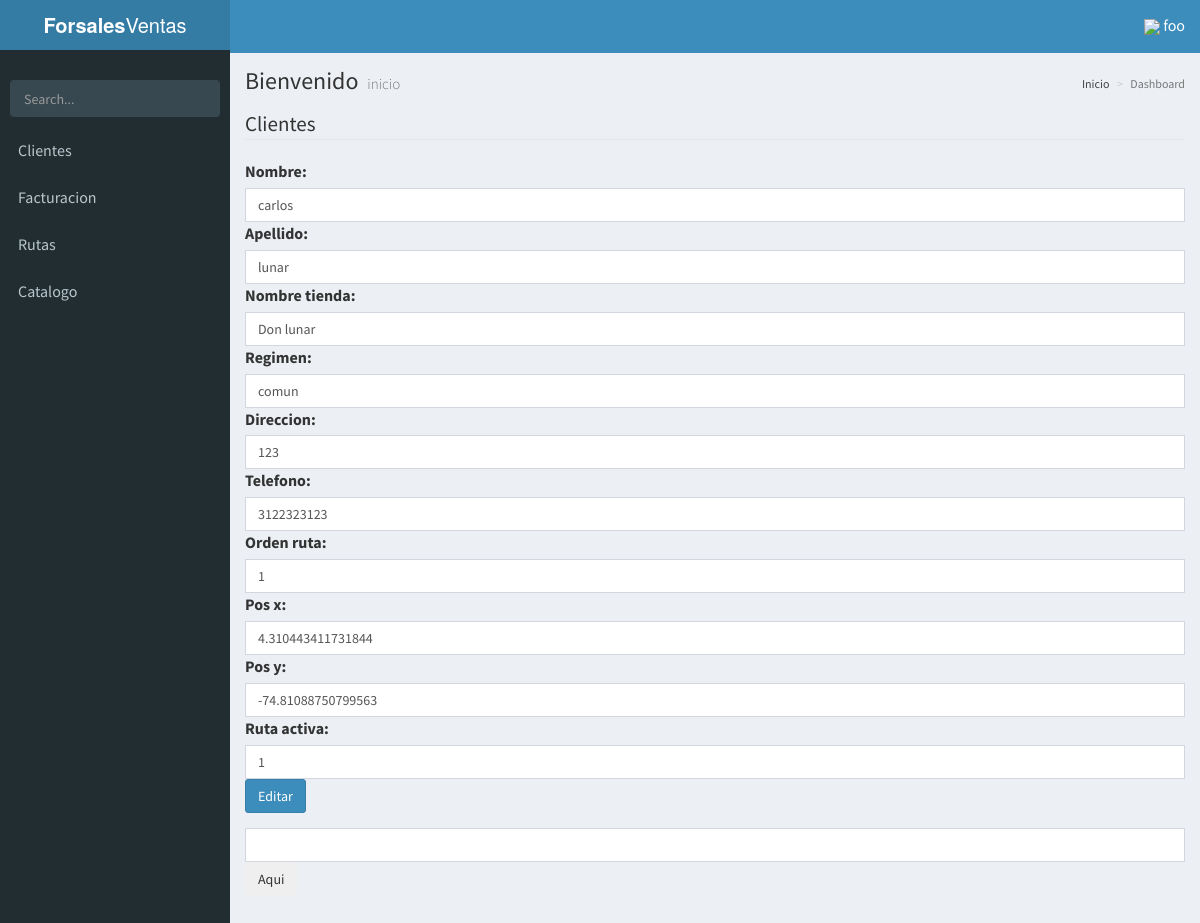
The page /clientes/actualizar/11 (signed in) on the database its author committed.
### base/models.py (models this page shows, shortened)
class cliente(models.Model):
	class Meta:
		ordering = ['orden_ruta']
	"""docstring for cliente"""
	nombre = models.CharField(max_length=10)
	apellido = models.CharField(max_length=10)
	nombre_tienda = models.CharField(max_length=10)
	regimen = models.CharField(max_length=10)
	direccion = models.CharField(max_length=10)
	telefono = models.CharField(max_length=10)
	orden_ruta = models.IntegerField()
	pos_x = models.CharField(max_length=50)
	pos_y = models.CharField(max_length=50)
	ruta_activa = models.CharField(max_length=1,default=1)

### base/views.py (the view)
# urls.py: url(r'^clientes/actualizar/(?P<pk>\d+)$', ActualizarCliente.as_view(), name="actualizar_cliente"),
class ActualizarCliente(LoginRequiredMixin,UpdateView):
	model = cliente
	fields = '__all__'
	template_name = 'clientes/actualizar.html'
	success_url = reverse_lazy('listar_clientes')

### base/templates/clientes/actualizar.html (shortened to what this page needs)
{% extends 'AdminLTE/index.html' %}
{% load bootstrap %}
{% load static %}
{% block content %}
<form method="post" role="form">
    <legend>Clientes</legend>
    {{ form|bootstrap }}
    <div class="form-group">
      <button type="submit" class="btn btn-primary">Editar</button>
    </div>
</form>
<input id="map-address">
<button type="button" onclick="currentLocation()"> Aqui</button>
<div id="somecomponent" style="width: 500px; height: 400px;"></div>
{% endblock content %}

### base/templates/AdminLTE/index.html (shortened to what this page needs)
{% load static %}
<!DOCTYPE html>
<html>
<head>
<link rel="stylesheet" href="https://unpkg.com/bootstrap-material-design@4.0.0-beta.3/dist/css/bootstrap-material-design.min.css"
>
  <link rel="stylesheet" href="{% static 'css/AdminLTE/bootstrap/css/bootstrap.min.css' %}">
  <link rel="stylesheet" href="{% static 'css/AdminLTE/AdminLTE.min.css' %}">
  <link rel="stylesheet" href="{% static 'css/AdminLTE/skins/_all-skins.min.css' %}">
  <link rel="stylesheet" href="{% static 'css/AdminLTE/plugins/iCheck/flat/blue.css' %}">
  <link rel="stylesheet" href="{% static 'css/AdminLTE/plugins/morris/morris.css' %}">
  <link rel="stylesheet" href="{% static 'css/AdminLTE/plugins/jvectormap/jquery-jvectormap-1.2.2.css' %}">
  <link rel="stylesheet" href="{% static 'css/AdminLTE/plugins/datepicker/datepicker3.css' %}">
  <link rel="stylesheet" href="{% static 'css/AdminLTE/plugins/daterangepicker/daterangepicker.css' %}">
  <link rel="stylesheet" href="{% static 'css/AdminLTE/plugins/bootstrap-wysihtml5/bootstrap3-wysihtml5.min.css' %}">
</head>
<body class="hold-transition skin-blue sidebar-mini">
<div class="wrapper" id="vue-root">
  <header class="main-header">
    <a href="/" class="logo">
      <span class="logo-lg"><b>Forsales</b>Ventas</span>
    </a>
    <nav class="navbar navbar-static-top">
      <a href="#" class="sidebar-toggle" data-toggle="offcanvas" role="button">
      </a>
      <div class="navbar-custom-menu">
        <ul class="nav navbar-nav">
          <li class="dropdown user user-menu">
            <a href="#" class="dropdown-toggle" data-toggle="dropdown">
             <img style="width: 10%; " src="http://taxipy.com/files/caradibujo.png">
              <span class="hidden-xs">{{ request.user.username }}</span>
            </a>
          </li>
        </ul>
      </div>
    </nav>
  </header>
  <aside class="main-sidebar">
    <section class="sidebar">
      <div class="user-panel">
      </div>
      <form action="#" method="get" class="sidebar-form">
        <div class="input-group">
          <input type="text" name="q" class="form-control" placeholder="Search...">
              <span class="input-group-btn">
                <button type="submit" name="search" id="search-btn" class="btn btn-flat">
                </button>
              </span>
        </div>
      </form>
      <ul class="sidebar-menu">
      {% if request.user.is_superuser %}
        <li class="header">PANEL DE CONTROL</li>
        <li>
          <a href="{% url 'listar_productos' %}">
            <i class="fa fa-shopping-basket" aria-hidden="true"><span>Productos</span></i>
          </a>
        </li>
        <li>
          <a href="{% url 'listar_clientes' %}">
            <i class="fa fa-th"></i> <span>Clientes</span>
          </a>
        </li>
        <li>
          <a href="{% url 'listar_distribuidores' %}">
            <i class="fa fa-th"></i> <span>Distribuidores</span>
          </a>
        </li>
        <li>
          <a href="{% url 'listar_proveedores' %}">
            <i class="fa fa-th"></i> <span>Proveedores</span>
          </a>
        </li>
        <li class="treeview">
          <a href="#">
            <i class="fa fa-dashboard"></i> <span>Facturacion</span>
            <span class="pull-right-container">
              <i class="fa fa-angle-left pull-right"></i>
            </span>
          </a>
          <ul class="treeview-menu">
            <li class=""><a href="{% url 'factura' %}"><i class="fa fa-circle-o"></i> Listar</a></li>
          </ul>
           <ul class="treeview-menu">
            <li class=""><a href="{% url 'reportes' %}"><i class="fa fa-circle-o"></i> reportes</a></li>
          </ul>
        </li>
        <li class="treeview">
          <a href="#">
            <i class="fa fa-dashboard"></i> <span>Inventario</span>
            <span class="pull-right-container">
              <i class="fa fa-angle-left pull-right"></i>
            </span>
          </a>
          <ul class="treeview-menu">
            <li class=""><a href="{% url 'movimiento' %}"><i class="fa fa-circle-o"></i> Movimientos</a></li>
          </ul>
        </li>
        <li class="treeview">
          <a href="#">
            <i class="fa fa-dashboard"></i> <span>Catalogo</span>
            <span class="pull-right-container">
              <i class="fa fa-angle-left pull-right"></i>
            </span>
          </a>
          <ul class="treeview-menu">
            <li class=""><a href="{% url 'catalogos' %}"><i class="fa fa-circle-o"></i> Lista</a></li>
          </ul>
        </li>
        <li class="treeview">
          <a href="#">
            <i class="fa fa-dashboard"></i> <span>Rutas</span>
            <span class="pull-right-container">
              <i class="fa fa-angle-left pull-right"></i>
            </span>
          </a>
          <ul class="treeview-menu">
            <li class=""><a href="{% url 'rutas-mapa' %}"><i class="fa fa-circle-o"></i> Rutas</a></li>
          </ul>
        </li>
      {% else %}
        {% if request.user %}
<li>
          <a href="{% url 'listar_clientes' %}">
             <span>Clientes</span>
          </a>
        </li>
          <li class="treeview">
            <a href="#">
               <span>Facturacion</span>
            </a>
          </li>
          <li class="treeview">
            <a href="#">
               <span>Rutas</span>
            </a>
          </li>
        <li class="treeview">
          <a href="#">
             <span>Catalogo</span>
          </a>
        </li>
        {% endif %}
      {% endif %}
      </ul>
    </section>
  </aside>
  <div class="content-wrapper">
    <section class="content-header">
      <h1>
        Bienvenido
        <small>inicio</small>
      </h1>
      <ol class="breadcrumb">
        <li><a href="#"> Inicio</a></li>
        <li class="active">Dashboard</li>
      </ol>
    </section>
    <section class="content">
      {% block content %}
      {% endblock content %}
    </section>
  </div>
</div>
</body>
</html>

### base/templates/AdminLTE/index.html (style rules this page uses)
html, body { font-size: 16px !important; }
.navbar { display: inherit !important; }

### rows shown on the page
cliente: nombre "carlos", apellido "lunar", nombre_tienda "Don lunar", regimen "comun", direccion "123", telefono "3122323123", orden_ruta "1", pos_x "4.310443411731844", pos_y "-74.81088750799563", ruta_activa "1"

### other values the page prints
{{ request.user.username }} "foo"
